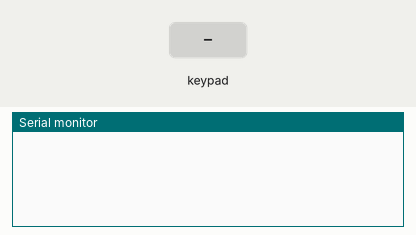
Recording of a sketch running on a simulated Arduino Uno, built with avr-gcc and run on an emulated ATmega328P. Parts: the last lines printed to the serial monitor. Inputs (shaded band) come from the test bench.

Above: at 1.2 s.
1.3 s: key 'A' pressed
At 2.5 s:
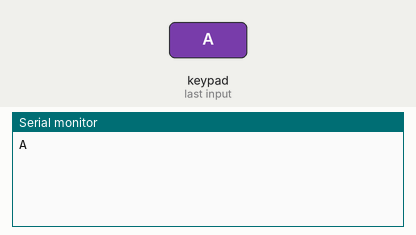
2.8 s: key 'B' pressed
At 3.8 s:
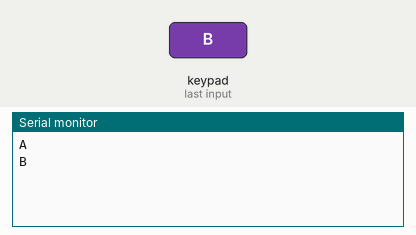
4.3 s: key 'C' pressed
At 5.0 s:
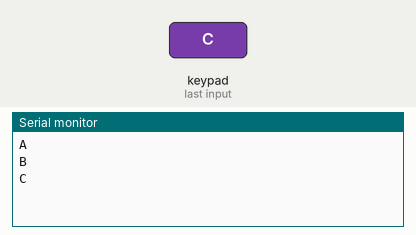
5.8 s: key 'D' pressed
At 6.1 s:
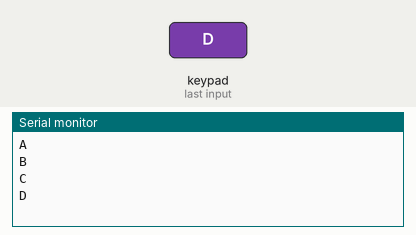
7.3 s: key 'E' pressed
At 8.5 s:
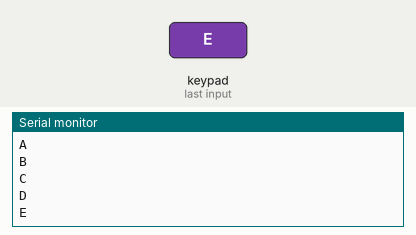
8.8 s: key 'F' pressed
At 9.6 s:
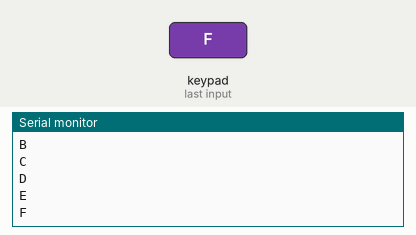

The sketch:

KEYPAD_MOSTLYNOTWORKING.ino
```cpp
#include <Key.h>
#include <Keypad.h>

void setup() {
  Serial.begin(9600);
}
char keys[4][4]={{'A','B','C','D'},{'E','F','U','H'},{'I','J','K','M'},{'N','O','P','Q'}};
byte rows [4]= {5,4,3,2};
byte columns [4]= {6,7,8,9};

void loop() {
 Keypad k = Keypad( makeKeymap(keys), rows, columns, 4, 4 );
 char x = k.getKey();
 if(x)
  Serial.println(x);

}
```

Measured:
- after the input at 1.3 s, the serial monitor: prints a new line at once (image 1)
- after the input at 2.8 s, the serial monitor: prints a new line at once (image 2)
- after the input at 4.3 s, the serial monitor: prints a new line at once (image 3)
- after the input at 5.8 s, the serial monitor: prints a new line at once (image 4)
- after the input at 7.3 s, the serial monitor: prints a new line at once (image 5)
- after the input at 8.8 s, the serial monitor: prints a new line at once (image 6)
